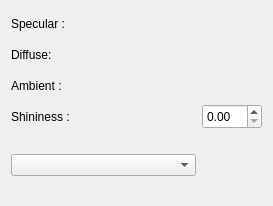
<?xml version="1.0" encoding="UTF-8"?>
<ui version="4.0">
 <class>MaterialEditor</class>
 <widget class="QDialog" name="MaterialEditor">
  <property name="geometry">
   <rect>
    <x>0</x>
    <y>0</y>
    <width>273</width>
    <height>202</height>
   </rect>
  </property>
  <property name="windowTitle">
   <string>Material editor</string>
  </property>
  <layout class="QGridLayout" name="gridLayout">
   <item row="0" column="0">
    <widget class="QLabel" name="labelSpecular">
     <property name="text">
      <string>Specular :</string>
     </property>
    </widget>
   </item>
   <item row="4" column="1">
    <widget class="QDoubleSpinBox" name="spinBoxShininess">
     <property name="minimumSize">
      <size>
       <width>60</width>
       <height>25</height>
      </size>
     </property>
     <property name="maximumSize">
      <size>
       <width>60</width>
       <height>25</height>
      </size>
     </property>
    </widget>
   </item>
   <item row="5" column="0">
    <widget class="QComboBox" name="comboBoxTexture"/>
   </item>
   <item row="1" column="1">
    <widget class="QPushButton" name="diffuseButton">
     <property name="minimumSize">
      <size>
       <width>60</width>
       <height>25</height>
      </size>
     </property>
     <property name="maximumSize">
      <size>
       <width>60</width>
       <height>25</height>
      </size>
     </property>
     <property name="autoFillBackground">
      <bool>true</bool>
     </property>
     <property name="text">
      <string/>
     </property>
     <property name="iconSize">
      <size>
       <width>60</width>
       <height>25</height>
      </size>
     </property>
     <property name="flat">
      <bool>true</bool>
     </property>
    </widget>
   </item>
   <item row="0" column="1">
    <widget class="QPushButton" name="specularButton">
     <property name="minimumSize">
      <size>
       <width>60</width>
       <height>25</height>
      </size>
     </property>
     <property name="maximumSize">
      <size>
       <width>60</width>
       <height>25</height>
      </size>
     </property>
     <property name="autoFillBackground">
      <bool>true</bool>
     </property>
     <property name="text">
      <string/>
     </property>
     <property name="iconSize">
      <size>
       <width>60</width>
       <height>25</height>
      </size>
     </property>
     <property name="flat">
      <bool>true</bool>
     </property>
    </widget>
   </item>
   <item row="1" column="0">
    <widget class="QLabel" name="labelDiffuse">
     <property name="text">
      <string>Diffuse:</string>
     </property>
    </widget>
   </item>
   <item row="2" column="0">
    <widget class="QLabel" name="labelAmbient">
     <property name="text">
      <string>Ambient :</string>
     </property>
    </widget>
   </item>
   <item row="4" column="0">
    <widget class="QLabel" name="labelShininess">
     <property name="text">
      <string>Shininess :</string>
     </property>
    </widget>
   </item>
   <item row="5" column="1">
    <widget class="QPushButton" name="textureButton">
     <property name="minimumSize">
      <size>
       <width>60</width>
       <height>60</height>
      </size>
     </property>
     <property name="maximumSize">
      <size>
       <width>60</width>
       <height>60</height>
      </size>
     </property>
     <property name="autoFillBackground">
      <bool>true</bool>
     </property>
     <property name="text">
      <string/>
     </property>
     <property name="iconSize">
      <size>
       <width>60</width>
       <height>60</height>
      </size>
     </property>
     <property name="flat">
      <bool>true</bool>
     </property>
    </widget>
   </item>
   <item row="2" column="1">
    <widget class="QPushButton" name="ambientButton">
     <property name="minimumSize">
      <size>
       <width>60</width>
       <height>25</height>
      </size>
     </property>
     <property name="maximumSize">
      <size>
       <width>60</width>
       <height>25</height>
      </size>
     </property>
     <property name="baseSize">
      <size>
       <width>0</width>
       <height>0</height>
      </size>
     </property>
     <property name="autoFillBackground">
      <bool>true</bool>
     </property>
     <property name="text">
      <string/>
     </property>
     <property name="iconSize">
      <size>
       <width>60</width>
       <height>25</height>
      </size>
     </property>
     <property name="autoDefault">
      <bool>true</bool>
     </property>
     <property name="default">
      <bool>false</bool>
     </property>
     <property name="flat">
      <bool>true</bool>
     </property>
    </widget>
   </item>
  </layout>
 </widget>
 <resources/>
 <connections/>
</ui>
